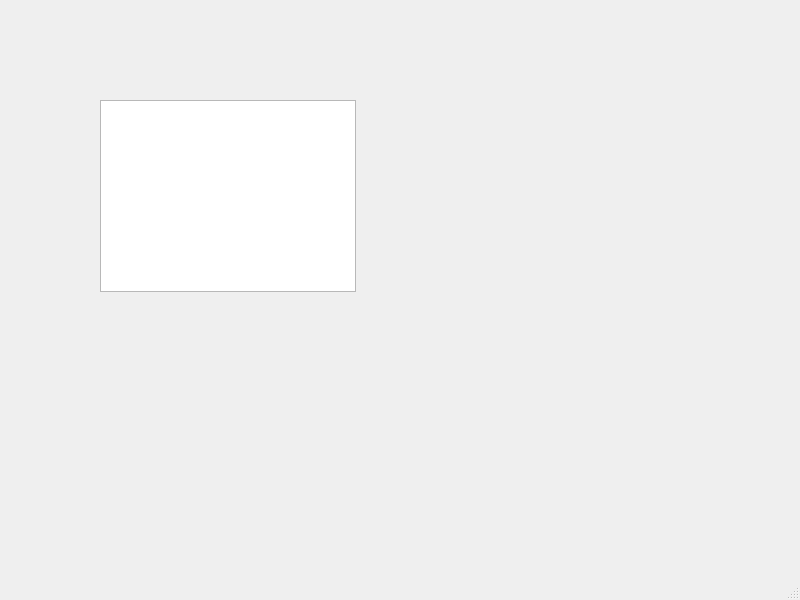
<?xml version="1.0" encoding="UTF-8"?>
<ui version="4.0">
 <class>MainWindow</class>
 <widget class="QMainWindow" name="MainWindow">
  <property name="geometry">
   <rect>
    <x>0</x>
    <y>0</y>
    <width>800</width>
    <height>600</height>
   </rect>
  </property>
  <property name="windowTitle">
   <string>MainWindow</string>
  </property>
  <widget class="QWidget" name="centralwidget">
   <widget class="QListView" name="listView">
    <property name="geometry">
     <rect>
      <x>100</x>
      <y>100</y>
      <width>256</width>
      <height>192</height>
     </rect>
    </property>
   </widget>
  </widget>
  <widget class="QMenuBar" name="menubar">
   <property name="geometry">
    <rect>
     <x>0</x>
     <y>0</y>
     <width>800</width>
     <height>21</height>
    </rect>
   </property>
  </widget>
  <widget class="QStatusBar" name="statusbar"/>
 </widget>
 <resources/>
 <connections/>
</ui>
